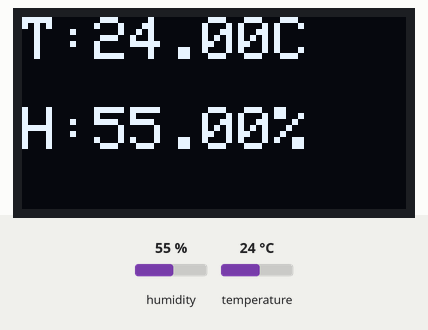
Simulated run of this program. Board: ESP32. On the bench: 128×64 one-colour display. Inputs (shaded band) come from the test bench; at power-on: humidity 55 %, temperature 24 °C. The display library's start-up logo is not drawn.

Above: at 1.2 s.
1.3 s: humidity set to 22 %
At 2.8 s:
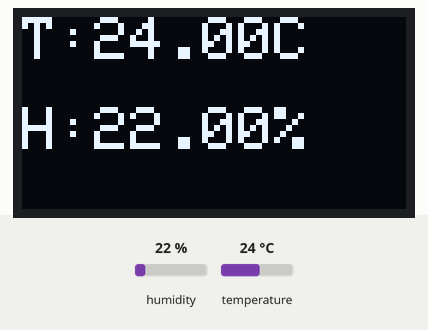
4.1 s: temperature set to 12 °C
At 5.2 s:
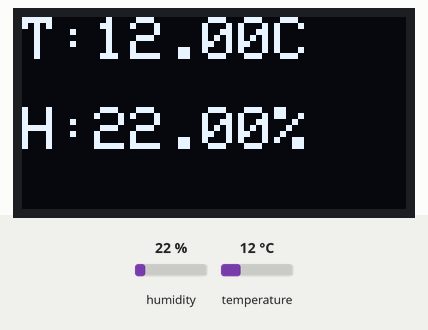
6.9 s: humidity set to 40 %
At 8.8 s:
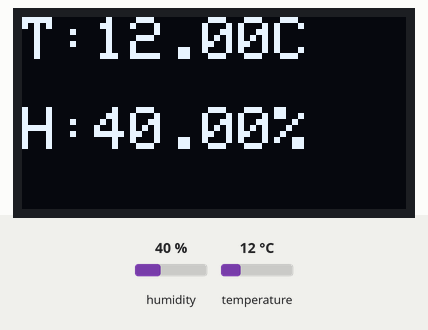
9.8 s: temperature set to 19 °C
At 11.2 s:
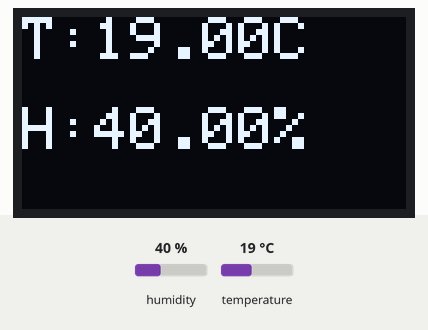
Timing chart, 0 to 12.8 s (numbered marks = the images above; inputs shaded):
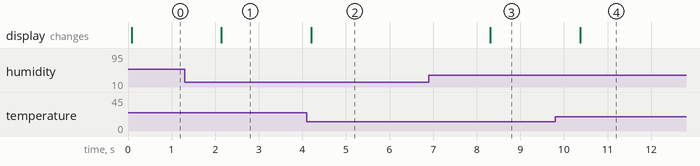

Measured:
- after the input at 1.3 s, the display: changes after 0.84 s (image 1)
- after the input at 4.1 s, the display: changes after 0.10 s (image 2)
- after the input at 6.9 s, the display: changes after 1.4 s (image 3)
- after the input at 9.8 s, the display: changes after 0.57 s (image 4)

The program:

main.cpp
```cpp
#include <Arduino.h>
#include <DHT.h>
#include <Adafruit_SSD1306.h>
#include <Wire.h>

//Definiciones para DHT22
#define DTHPIN 23     //Defino el pin 23 para obtener los datos del sensor DTH22
#define DHTTYPE DHT22 // Defino el Tipo de sensor a utilizar uso:DHT22

// Definiciones para el display SSD1306
#define SCREEN_WIDTH 128
#define SCREEN_HEIGHT 64
#define OLED_RESET    -1  // Reset pin # (or -1 if sharing Arduino reset pin)
#define SCREEN_ADDRESS 0x3C  // Dirección I2C del display SSD1306


DHT dht(DTHPIN, DHTTYPE);  //Configuro o inicializo pin de micro y tipo de sensor a usar

// Crear objeto display
Adafruit_SSD1306 display(SCREEN_WIDTH, SCREEN_HEIGHT, &Wire, OLED_RESET);

void setup() {
  dht.begin();                  //Inicio (star) al sensor DHT22
  // Inicializar el display SSD1306
  if (!display.begin(SSD1306_SWITCHCAPVCC, SCREEN_ADDRESS)) {
    Serial.println(F("SSD1306 allocation failed"));
    for (;;); // Detener la ejecución si no se puede inicializar el display
  }
  display.display();
}

void loop() {
float temperatura = dht.readTemperature(); // realizo lectura de temperatura y guardo el valor en una variable tipo flotante
float humedad = dht.readHumidity();       // realizo lectura de humedad y guardo el valor en una variable tipo flotante

display.clearDisplay();
// Mostrar medidas
display.setCursor(0,0);
display.setTextSize(2);
display.setTextColor(SSD1306_WHITE);
display.print("T:");
display.print(String(temperatura));
display.print("C");
display.setCursor(0,30);
display.print("H:");
display.print(String(humedad));
display.print("%");
// Actualizar el display
display.display();

delay(1000); //espera de un segundo del tipo bloqueante.
}
```
